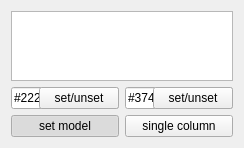
               <widget class="QWidget" name="tab_3">
                <attribute name="title">
                 <string>Страница</string>
                </attribute>
                <layout class="QVBoxLayout" name="verticalLayout">
                 <item>
                  <widget class="QTableView" name="tableView">
                   <property name="sizeAdjustPolicy">
                    <enum>QAbstractScrollArea::AdjustToContents</enum>
                   </property>
                   <property name="alternatingRowColors">
                    <bool>true</bool>
                   </property>
                   <property name="selectionMode">
                    <enum>QAbstractItemView::SingleSelection</enum>
                   </property>
                   <property name="iconSize">
                    <size>
                     <width>24</width>
                     <height>24</height>
                    </size>
                   </property>
                  </widget>
                 </item>
                 <item>
                  <layout class="QGridLayout" name="gridLayout_5">
                   <item row="1" column="0">
                    <widget class="QPushButton" name="bttn_setModel">
                     <property name="text">
                      <string>set model</string>
                     </property>
                     <property name="checkable">
                      <bool>true</bool>
                     </property>
                     <property name="checked">
                      <bool>true</bool>
                     </property>
                    </widget>
                   </item>
                   <item row="1" column="1">
                    <widget class="QPushButton" name="bttn_singleColumn">
                     <property name="text">
                      <string>single column</string>
                     </property>
                     <property name="checkable">
                      <bool>true</bool>
                     </property>
                    </widget>
                   </item>
                   <item row="0" column="0">
                    <widget class="ValidatedLineEdit" name="input_bg">
                     <property name="text">
                      <string>#222a30</string>
                     </property>
                     <property name="placeholderText">
                      <string>bg...</string>
                     </property>
                     <layout class="QGridLayout" name="gridLayout_6">
                      <property name="leftMargin">
                       <number>0</number>
                      </property>
                      <property name="topMargin">
                       <number>0</number>
                      </property>
                      <property name="rightMargin">
                       <number>0</number>
                      </property>
                      <property name="bottomMargin">
                       <number>0</number>
                      </property>
                      <property name="verticalSpacing">
                       <number>0</number>
                      </property>
                      <item row="0" column="0" alignment="Qt::AlignRight">
                       <widget class="QPushButton" name="bttn_bg">
                        <property name="text">
                         <string>set/unset</string>
                        </property>
                        <property name="checkable">
                         <bool>true</bool>
                        </property>
                       </widget>
                      </item>
                     </layout>
                    </widget>
                   </item>
                   <item row="0" column="1">
                    <widget class="ValidatedLineEdit" name="input_alternate">
                     <property name="text">
                      <string>#37474f</string>
                     </property>
                     <property name="placeholderText">
                      <string>alternate bg...</string>
                     </property>
                     <layout class="QHBoxLayout" name="horizontalLayout">
                      <property name="spacing">
                       <number>0</number>
                      </property>
                      <property name="leftMargin">
                       <number>0</number>
                      </property>
                      <property name="topMargin">
                       <number>0</number>
                      </property>
                      <property name="rightMargin">
                       <number>0</number>
                      </property>
                      <property name="bottomMargin">
                       <number>0</number>
                      </property>
                      <item alignment="Qt::AlignRight">
                       <widget class="QPushButton" name="bttn_alternate">
                        <property name="text">
                         <string>set/unset</string>
                        </property>
                        <property name="checkable">
                         <bool>true</bool>
                        </property>
                       </widget>
                      </item>
                     </layout>
                    </widget>
                   </item>
                  </layout>
                 </item>
                </layout>
               </widget>
